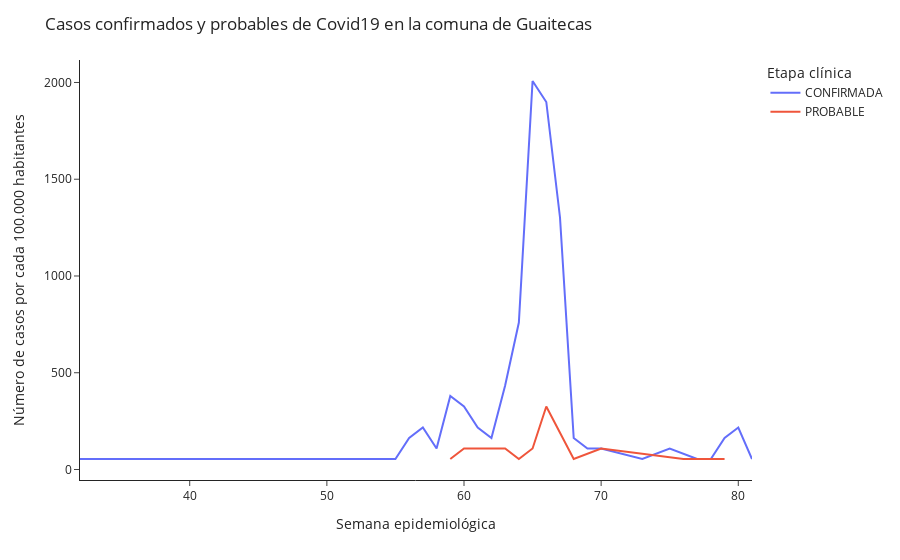

Source (notebook cell):
### Code cell
px.line(df_tasa[((df_tasa['etapa_clinica']=='PROBABLE')|(df_tasa['etapa_clinica']=='CONFIRMADA'))&(df_tasa['comuna_seremi_xi']=='Guaitecas')],
        x= 'semana_epidemiologica_21',
        y= 'bypop_total',
        color='etapa_clinica',
        labels={'etapa_clinica':'Etapa clínica'},
       ).update_layout(title= 'Casos confirmados y probables de Covid19 en la comuna de Guaitecas',
                       yaxis_title='Número de casos por cada 100.000 habitantes',
                       xaxis_title='Semana epidemiológica',
                       template='simple_white')

### Figure 1 — Plotly figure (JSON) as saved in the notebook; plotly's stock layout.template omitted (floating-point values rounded to 4 significant figures)
{"data": [{"hovertemplate": "Etapa clínica=CONFIRMADA<br>semana_epidemiologica_21=%{x}<br>bypop_total=%{y}<extra></extra>", "legendgroup": "CONFIRMADA", "line": {"color": "#636efa", "dash": "solid"}, "mode": "lines", "name": "CONFIRMADA", "orientation": "v", "showlegend": true, "type": "scatter", "x": [32, 54, 55, 56, 57, 58, 59, 60, 61, 62, 63, 64, 65, 66, 67, 68, 69, 70, 73, 75, 77, 78, 79, 80, 81], "xaxis": "x", "y": [54.26, 54.26, 54.26, 162.8, 217.0, 108.5, 379.8, 325.6, 217.0, 162.8, 434.1, 759.6, 2008.0, 1899.0, 1302.0, 162.8, 108.5, 108.5, 54.26, 108.5, 54.26, 54.26, 162.8, 217.0, 54.26], "yaxis": "y"}, {"hovertemplate": "Etapa clínica=PROBABLE<br>semana_epidemiologica_21=%{x}<br>bypop_total=%{y}<extra></extra>", "legendgroup": "PROBABLE", "line": {"color": "#EF553B", "dash": "solid"}, "mode": "lines", "name": "PROBABLE", "orientation": "v", "showlegend": true, "type": "scatter", "x": [59, 60, 63, 64, 65, 66, 68, 70, 76, 79], "xaxis": "x", "y": [54.26, 108.5, 108.5, 54.26, 108.5, 325.6, 54.26, 108.5, 54.26, 54.26], "yaxis": "y"}], "layout": {"legend": {"title": {"text": "Etapa clínica"}, "tracegroupgap": 0}, "margin": {"t": 60}, "title": {"text": "Casos confirmados y probables de Covid19 en la comuna de Guaitecas"}, "xaxis": {"anchor": "y", "domain": [0, 1], "title": {"text": "Semana epidemiológica"}}, "yaxis": {"anchor": "x", "domain": [0, 1], "title": {"text": "Número de casos por cada 100.000 habitantes"}}}}
